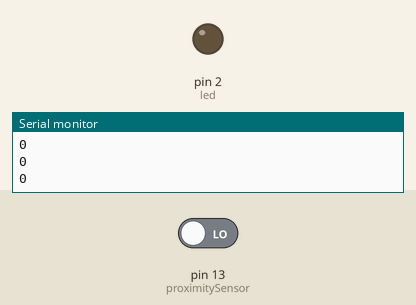
This sketch was run on a simulated Arduino Uno, built with avr-gcc and run on an emulated ATmega328P. Parts: output pins drawn as LEDs (lit = HIGH), the last lines printed to the serial monitor. The test bench sets the inputs (shaded band); at power-on: pin 13 (proximitySensor) LOW.

Above: at 2.8 s.
2.9 s: pin 13 (proximitySensor) driven HIGH
At 3.3 s:
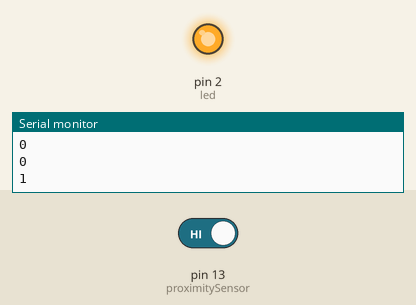
4.5 s: pin 13 (proximitySensor) driven LOW
At 6.1 s:
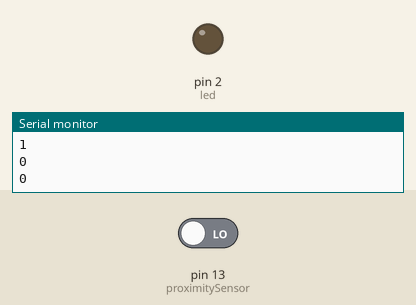
Timing chart, 0 to 7.6 s (numbered marks = the images above; inputs shaded):
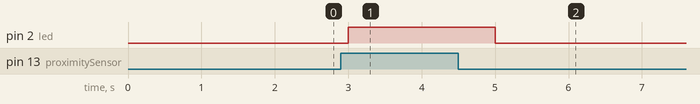

The sketch:

IR_Sensor.ino
```cpp
int led = 2;
int proximitySensor = 13;
void setup() {
  // put your setup code here, to run once:
  Serial.begin(9600);
  pinMode(led,OUTPUT);
  pinMode(proximitySensor,INPUT);
}

void loop() {
  // put your main code here, to run repeatedly:
  int state = digitalRead(proximitySensor);
  Serial.println(state);
  if(state==HIGH){
    digitalWrite(led,HIGH);
  }
  else{
    digitalWrite(led,LOW);
  }
  delay(1000);
}
```

Measured:
- after the input at 2.9 s, pin 2 (led): LOW → HIGH after 0.10 s
- after the input at 4.5 s, pin 2 (led): HIGH → LOW after 0.50 s
